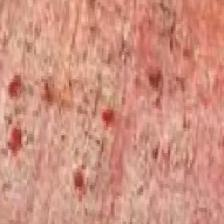
#> input picture tests/Feature_Extraction/images/eczema (187).jpeg, 224 x 224 px; its folder holds only this picture in this run
$ python featureExtraction.py
#> lines starting #> are read from the running program, lines starting #| are printed output that depends on the picture
from PIL import Image
import matplotlib as plt
from pylab import *
import os


def close_event():
	plt.close()

def imageFeatureExtraction(fname):
#> called with fname = 'images/eczema (187).jpeg'
	image = Image.open(fname)
#> image is the input picture: PIL image 224x224 RGB; mean R, G, B 207.7, 145.7, 128.5
	image.show()
	image = image.convert("L")
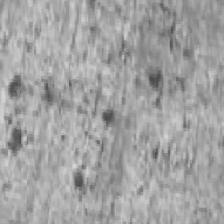
#> image: PIL image 224x224 L; min 68, max 218, mean 162.3
	imArray = array(image)
	figure()
	gray()
	contour(image, origin='image')
	axis('equal')
	axis('off')
	figure()
	#hist(imArray.flatten(), 128)

	show()
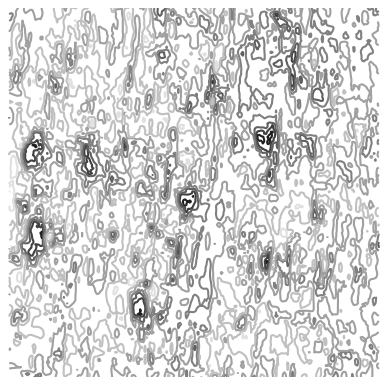
#> figure drawn by matplotlib, 1 panel

for file in os.listdir("images"):
	imageFeatureExtraction("images/" + file)

$ run again, on tests/Feature_Extraction/images/ringworm.PNG
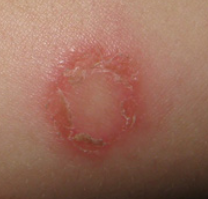
#> input picture tests/Feature_Extraction/images/ringworm.PNG, 208 x 199 px
#> in imageFeatureExtraction, image is the input picture: PIL image 208x199 RGBA; mean R, G, B, A 152.8, 107.7, 90.8, 255
#> in imageFeatureExtraction, `image = image.convert("L")`:
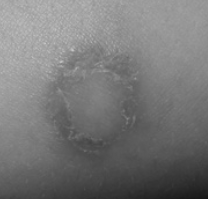
#> image: PIL image 208x199 L; min 22, max 198, mean 119.3
#> in imageFeatureExtraction, `show()`:
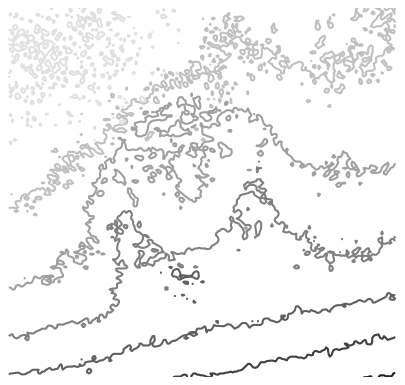
#> figure drawn by matplotlib, 1 panel

$ run again, on tests/Feature_Extraction/images/shingles.PNG
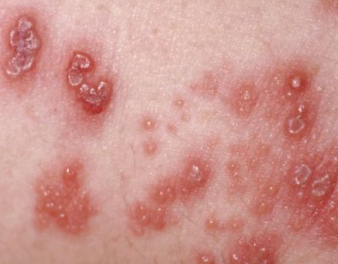
#> input picture tests/Feature_Extraction/images/shingles.PNG, 338 x 264 px
#> in imageFeatureExtraction, image is the input picture: PIL image 338x264 RGBA; mean R, G, B, A 205.7, 148.1, 141.3, 255
#> in imageFeatureExtraction, `image = image.convert("L")`:
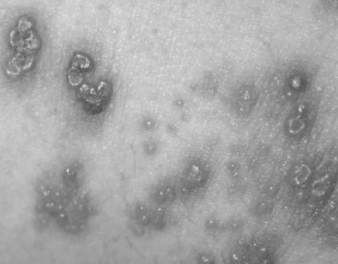
#> image: PIL image 338x264 L; min 81, max 228, mean 164.6
#> in imageFeatureExtraction, `show()`:
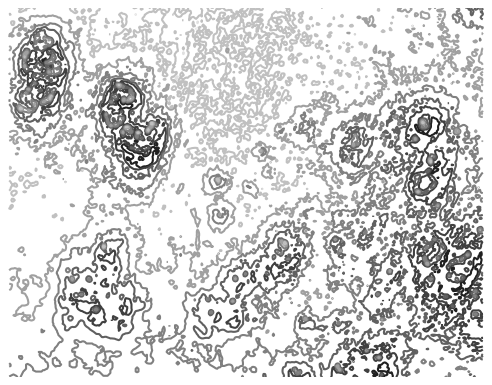
#> figure drawn by matplotlib, 1 panel

$ run again, on tests/Feature_Extraction/images/skin.JPG
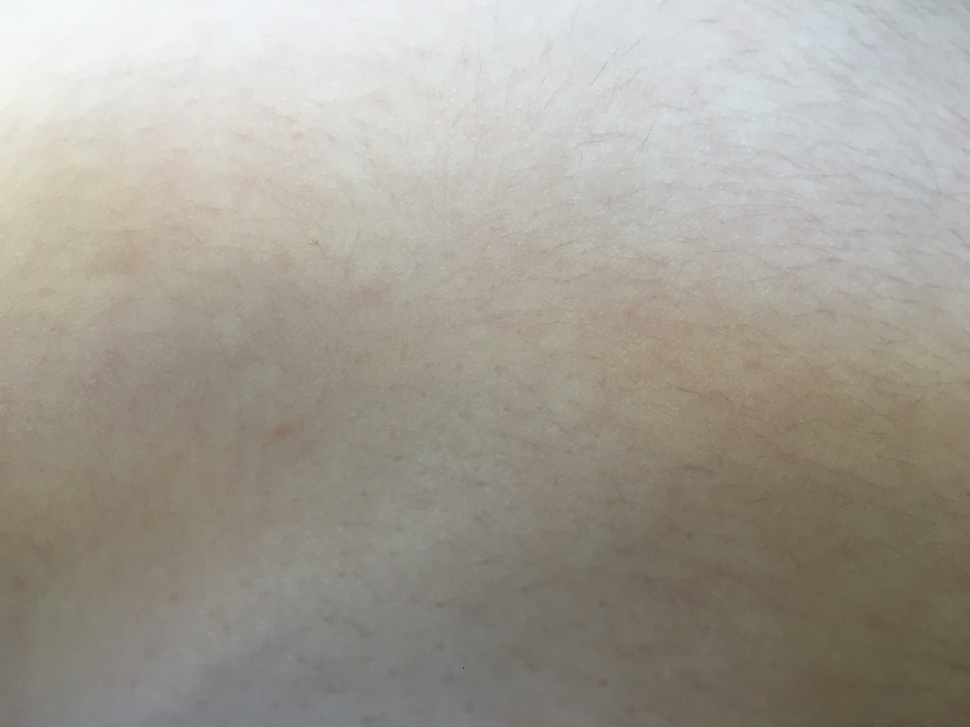
#> input picture tests/Feature_Extraction/images/skin.JPG, 970 x 727 px, shrunk from 4032 x 3024 before the run
#> in imageFeatureExtraction, image is the input picture: PIL image 970x727 RGB; mean R, G, B 162.7, 158.1, 148.6
#> in imageFeatureExtraction, `image = image.convert("L")`:
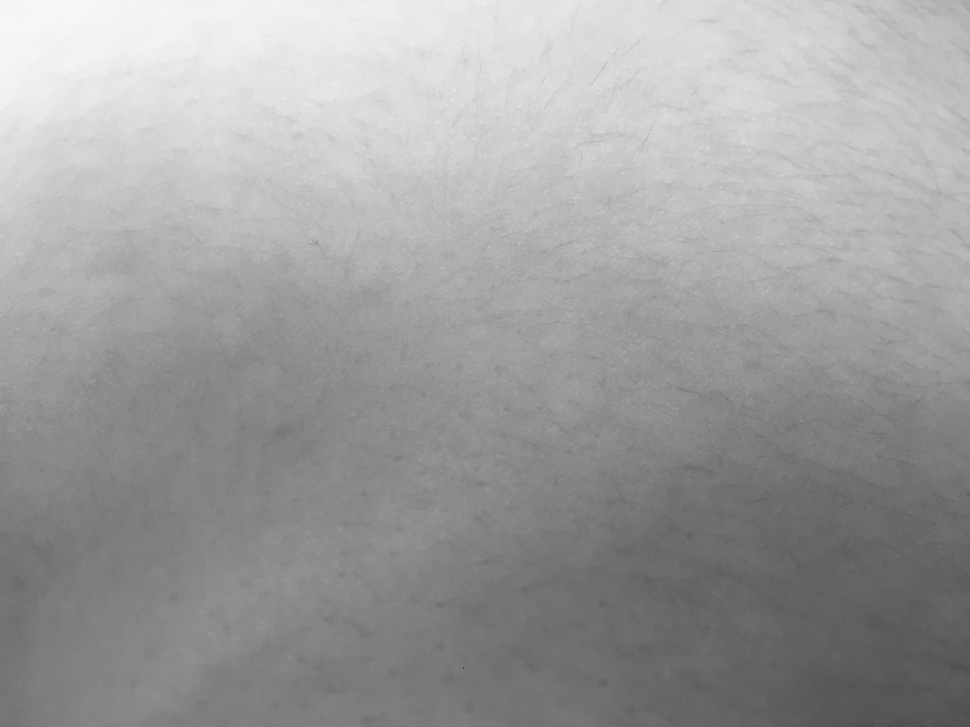
#> image: PIL image 970x727 L; min 53, max 248, mean 158.4
#> in imageFeatureExtraction, `show()`:
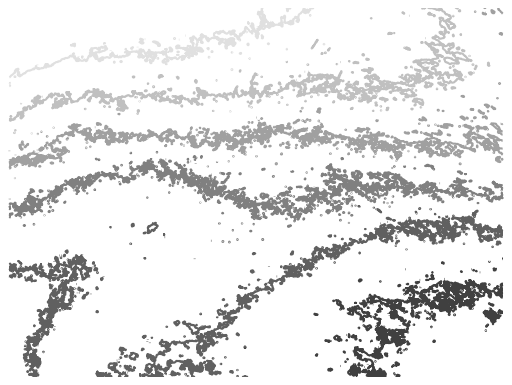
#> figure drawn by matplotlib, 1 panel

$ run again, on tests/Feature_Extraction/images/eczema.jpeg
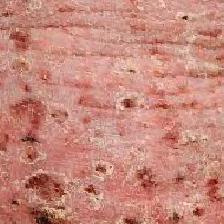
#> input picture tests/Feature_Extraction/images/eczema.jpeg, 224 x 224 px
#> in imageFeatureExtraction, image is the input picture: PIL image 224x224 RGB; mean R, G, B 199, 136.3, 123.4
#> in imageFeatureExtraction, `image = image.convert("L")`:
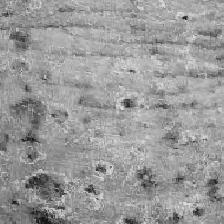
#> image: PIL image 224x224 L; min 12, max 227, mean 153.6
#> in imageFeatureExtraction, `show()`:
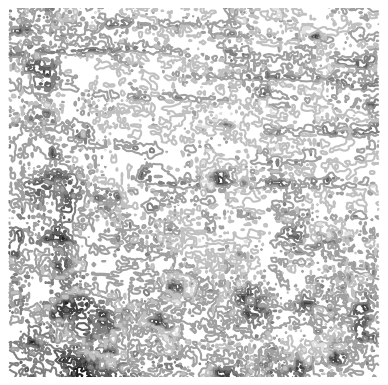
#> figure drawn by matplotlib, 1 panel
